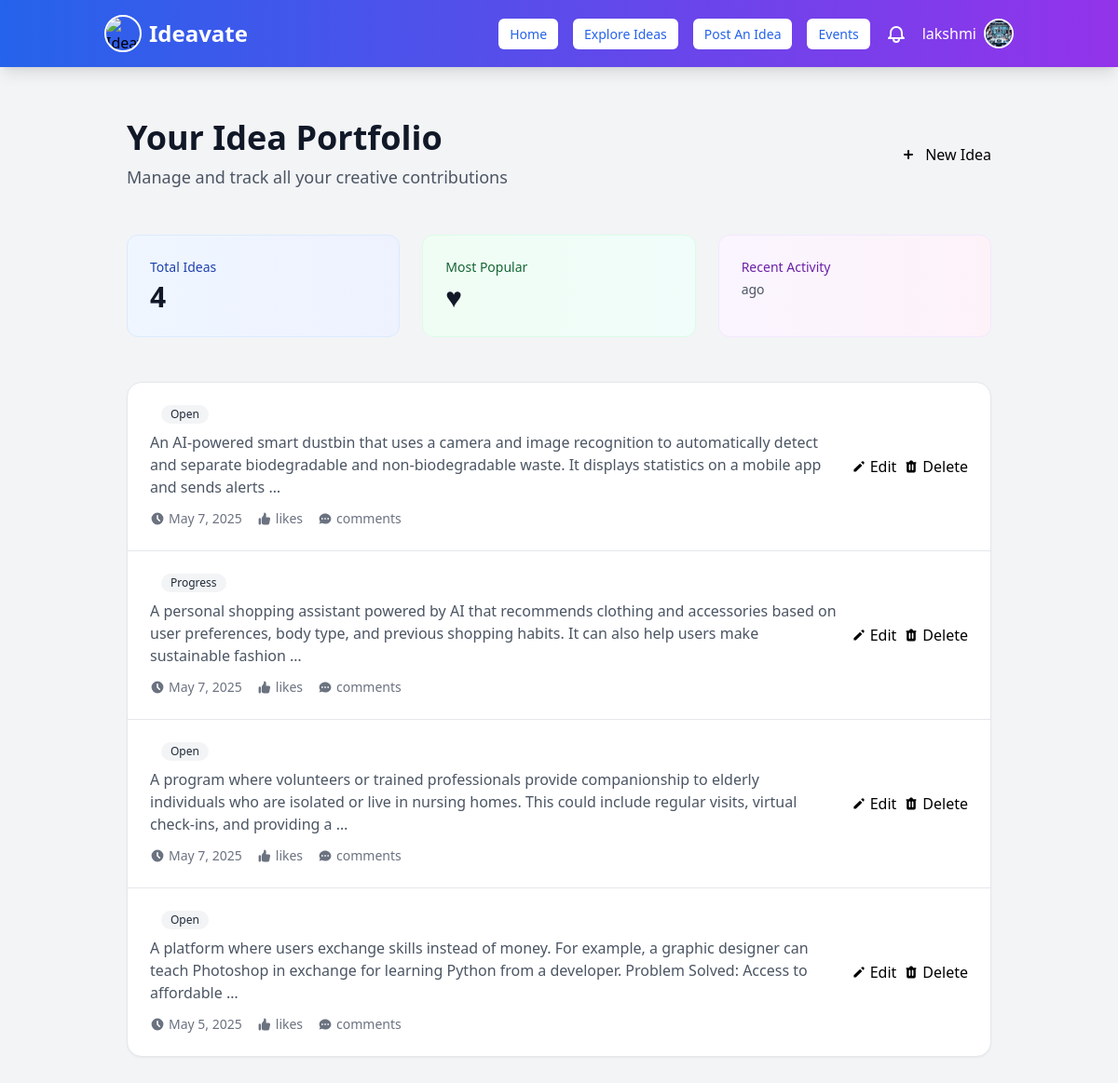
Page /your-ideas/ (signed in) on the committed database.
### myapp/models.py (models this page shows, shortened)
class User(AbstractUser):
    is_user = models.BooleanField(default=False)
    is_organization = models.BooleanField(default=False)
    groups = models.ManyToManyField(Group, related_name="custom_user_groups", blank=True)
    user_permissions = models.ManyToManyField(Permission, related_name="custom_user_permissions", blank=True)

class UserProfile(models.Model):
    user = models.OneToOneField(User, on_delete=models.CASCADE, related_name="user_profile")
    profession = models.CharField(max_length=255, blank=True, null=True)  # Example: Entrepreneur, Developer
    expertise = models.CharField(max_length=255, blank=True, null=True)  # Example: AI, Marketing, FinTech
    bio = models.TextField(blank=True, null=True)  # Short user description
    profile_picture = models.ImageField(upload_to="profile_pics/", blank=True, null=True)
    class Meta:
        verbose_name = "User Profile"
        verbose_name_plural = "User Profiles"

class Idea(models.Model):
    user = models.ForeignKey(User, on_delete=models.CASCADE, related_name="ideas")
    idea_name = models.CharField(max_length=100)
    abstract = models.TextField(null=True, blank=True)
    description = models.TextField(blank=True)
    category = models.CharField(max_length=100, blank=True, null=True)  # Example: Tech, Health, AI
    funding_goal = models.DecimalField(max_digits=10, decimal_places=2, null=True, blank=True)
    estimated_investment = models.DecimalField(max_digits=10, decimal_places=2, null=True, blank=True)
    collaboration = models.BooleanField(default=False)
    status = models.CharField(
        max_length=20,
        choices=[("open", "Open for Investment"), ("progress", "In Progress"), ("completed", "Completed")],
        default="open"
    )
    is_paid = models.BooleanField(default=False, help_text="Check if you want others to pay to view this idea.")
    price = models.DecimalField(
        max_digits=10,
        decimal_places=2,
        null=True,
        blank=True,
        validators=[MinValueValidator(0.0)],
        help_text="Enter price only if the idea is paid."
    )
    paid_users = models.ManyToManyField(User, related_name='paid_ideas', blank=True)  # Removed extra closing parenthesis here
    created_at = models.DateTimeField(auto_now_add=True)  # Timestamp when idea is posted
    updated_at = models.DateTimeField(auto_now=True)  # Timestamp when idea is modified
    class Meta:
        verbose_name = "Idea"
        verbose_name_plural = "Ideas"
        ordering = ["-created_at"]  # Show newest ideas first

### myapp/views.py (the view)
# urls.py: path('your-ideas/', views.your_ideas_view, name='your_ideas'),
@login_required(login_url='signin')
def your_ideas_view(request):
    user_ideas = Idea.objects.filter(user=request.user).order_by('-created_at')  # or '-id'
    return render(request, 'your_ideas.html', {'ideas': user_ideas})

### myapp/context_processors.py (called while the page is built)
def notification_count(request):
    if request.user.is_authenticated:
        return {
            'unread_notification_count': Notification.objects.filter(
                recipient=request.user,
                is_read=False
            ).count()
        }
    return {}

### templates/your_ideas.html (shortened to what this page needs)
{% extends 'navbar.html' %}
{% load static %}
{% block content %}
<div class="max-w-6xl mx-auto px-4 sm:px-6 lg:px-8 py-12">
    <div class="flex flex-col md:flex-row justify-between items-start md:items-center mb-12 gap-6">
        <div>
            <h1 class="text-4xl font-bold text-gray-900 mb-2">Your Idea Portfolio</h1>
            <p class="text-lg text-gray-600">Manage and track all your creative contributions</p>
        </div>
        <a href="{% url 'post_idea' %}" class="btn-primary flex items-center gap-2">
            <svg xmlns="http://www.w3.org/2000/svg" class="h-5 w-5" viewBox="0 0 20 20" fill="currentColor">
                <path fill-rule="evenodd" d="M10 5a1 1 0 011 1v3h3a1 1 0 110 2h-3v3a1 1 0 11-2 0v-3H6a1 1 0 110-2h3V6a1 1 0 011-1z" clip-rule="evenodd" />
            </svg>
            New Idea
        </a>
    </div>
    <div class="grid grid-cols-1 md:grid-cols-3 gap-6 mb-12">
        <div class="bg-gradient-to-r from-blue-50 to-indigo-50 rounded-xl p-6 border border-blue-100">
            <h3 class="text-sm font-medium text-blue-800 mb-1">Total Ideas</h3>
            <p class="text-3xl font-bold text-gray-900">{{ ideas.count }}</p>
        </div>
        <div class="bg-gradient-to-r from-green-50 to-teal-50 rounded-xl p-6 border border-green-100">
            <h3 class="text-sm font-medium text-green-800 mb-1">Most Popular</h3>
            <p class="text-3xl font-bold text-gray-900">{{ most_liked_idea.likes_count }} ♥</p>
        </div>
        <div class="bg-gradient-to-r from-purple-50 to-pink-50 rounded-xl p-6 border border-purple-100">
            <h3 class="text-sm font-medium text-purple-800 mb-1">Recent Activity</h3>
            <p class="text-sm text-gray-600">{{ recent_activity|timesince }} ago</p>
        </div>
    </div>
    <div class="bg-white rounded-2xl shadow-sm border border-gray-200 overflow-hidden">
        {% if ideas %}
        <div class="divide-y divide-gray-200">
            {% for idea in ideas %}
            <div class="p-6 hover:bg-gray-50 transition duration-150 ease-in-out">
                <div class="flex flex-col md:flex-row md:items-center justify-between gap-4">
                    <div class="flex-1 min-w-0">
                        <div class="flex items-center gap-3 mb-2">
                            <span class="px-2.5 py-0.5 rounded-full text-xs font-medium {% if idea.status == 'published' %}bg-green-100 text-green-800{% elif idea.status == 'draft' %}bg-yellow-100 text-yellow-800{% else %}bg-gray-100 text-gray-800{% endif %}">
                                {{ idea.status|title }}
                            </span>
                        </div>
                        <p class="text-gray-600 mb-3">{{ idea.description|truncatewords:30 }}</p>
                        <div class="flex flex-wrap items-center gap-4 text-sm text-gray-500">
                            <div class="flex items-center gap-1">
                                <svg xmlns="http://www.w3.org/2000/svg" class="h-4 w-4" viewBox="0 0 20 20" fill="currentColor">
                                    <path fill-rule="evenodd" d="M10 18a8 8 0 100-16 8 8 0 000 16zm1-12a1 1 0 10-2 0v4a1 1 0 00.293.707l2.828 2.829a1 1 0 101.415-1.415L11 9.586V6z" clip-rule="evenodd" />
                                </svg>
                                {{ idea.created_at|date:"M j, Y" }}
                            </div>
                            <div class="flex items-center gap-1">
                                {{ idea.likes_count }} likes
                            </div>
                            <div class="flex items-center gap-1">
                                {{ idea.comments_count }} comments
                            </div>
                        </div>
                    </div>
                    <div class="flex flex-col sm:flex-row md:flex-col lg:flex-row gap-2 shrink-0">
                        <a href="{% url 'edit_idea' idea.id %}" class="btn-outline flex items-center gap-1">
                            <svg xmlns="http://www.w3.org/2000/svg" class="h-4 w-4" viewBox="0 0 20 20" fill="currentColor">
                                <path d="M13.586 3.586a2 2 0 112.828 2.828l-.793.793-2.828-2.828.793-.793zM11.379 5.793L3 14.172V17h2.828l8.38-8.379-2.83-2.828z" />
                            </svg>
                            Edit
                        </a>
                        <form method="POST" action="{% url 'delete_idea' idea.id %}" onsubmit="return confirm('This will permanently delete your idea. Continue?');">
                            <button type="submit" class="btn-danger flex items-center gap-1">
                                Delete
                            </button>
                        </form>
                    </div>
                </div>
            </div>
            {% endfor %}
        </div>
        {% endif %}
    </div>
</div>
{% endblock %}

### templates/navbar.html (shortened to what this page needs)
{% load static %}
<!DOCTYPE html>
<html lang="en">
<head>
  <script src="https://cdn.tailwindcss.com"></script>
</head>
<body class="bg-gray-100">
  <nav class="bg-gradient-to-r from-blue-600 to-purple-600 shadow-lg py-4 fixed w-full top-0 z-50">
    <div class="container mx-auto flex flex-wrap justify-between items-center px-6">
      <div class="flex items-center space-x-2">
        <img class="h-10 w-10 rounded-full border-2 border-white object-cover"
             src="https://media.istockphoto.com/id/1249851975/vector/business-thinking-creative-idea-vector-icon.jpg?s=612x612&w=0&k=20&c=cGoCnwbi7K9W0K0tqrPzbevhmY63EgKk7a1obYQx4v4="
             alt="Ideavate Logo">
        <a href="{% url 'home' %}" class="text-white text-2xl font-bold hover:opacity-90 transition">Ideavate</a>
      </div>
      <div id="nav-links" class="w-full md:flex md:items-center md:w-auto hidden">
        <div class="flex flex-col md:flex-row md:space-x-4 w-full md:w-auto items-center">
          {% if user.is_authenticated %}
            {% if user.is_superuser %}
              <a href="{% url 'admin_dashboard' %}" class="nav-button">Admin Dashboard</a>
            {% else %}
              {% if user.is_user %}
                <a href="{% url 'home' %}" class="nav-button">Home</a>
                <a href="{% url 'idea_list' %}" class="nav-button">Explore Ideas</a>
                <a href="{% url 'post_idea' %}" class="nav-button">Post An Idea</a>
                <a href="{% url 'events' %}" class="nav-button">Events</a>
              {% elif user.is_organization %}
                <a href="{% url 'home' %}" class="nav-button">Home</a>
                <a href="{% url 'idea_list' %}" class="nav-button">Explore Ideas</a>
                <a href="{% url 'events' %}" class="nav-button">Events</a>
                <a href="{% url 'post_event' %}" class="nav-button">Post Events</a>
              {% endif %}
              <div class="relative">
                <a href="{% url 'notifications' %}" class="text-white hover:text-blue-300 flex items-center">
                </a>
              </div>
              <div class="relative flex items-center space-x-2 ml-2">
                <span class="text-white font-medium">{{ user.username }}</span>
                <button onclick="toggleDropdown(event)" class="focus:outline-none">
                  {% if user.is_user and user.user_profile.profile_picture %}
                    <img
                      src="{{ user.user_profile.profile_picture.url }}"
                      alt="Profile"
                      class="h-8 w-8 rounded-full border-2 border-white object-cover"
                    />
                  {% elif user.is_organization and user.organization_profile.profile_picture %}
                    <img
                      src="{{ user.organization_profile.profile_picture.url }}"
                      alt="Company"
                      class="h-8 w-8 rounded-full border-2 border-white object-cover"
                    />
                  {% else %}
                    <img
                      src="{% static 'images/default-profile.png' %}"
                      alt="Default"
                      class="h-8 w-8 rounded-full border-2 border-white object-cover"
                    />
                  {% endif %}
                </button>
              </div>
            {% endif %}
          {% else %}
            <a href="{% url 'signin' %}" class="nav-button">Sign In</a>
            <a href="{% url 'signup' %}" class="nav-button">Sign Up</a>
          {% endif %}
        </div>
      </div>
    </div>
  </nav>
  <div class="container mx-auto px-4 py-20">
    {% block content %}{% endblock %}
  </div>
</body>
</html>

### templates/your_ideas.html (style rules this page uses)
.btn-primary { @apply px-4 py-2 bg-blue-600 text-white rounded-lg hover:bg-blue-700 transition-colors text-sm font-medium inline-flex items-center; }
.btn-outline { @apply px-4 py-2 border border-gray-300 rounded-lg hover:bg-gray-50 transition-colors text-sm font-medium inline-flex items-center; }
.btn-danger { @apply px-4 py-2 bg-red-50 text-red-600 border border-red-100 rounded-lg hover:bg-red-100 transition-colors text-sm font-medium inline-flex items-center; }

### templates/navbar.html (style rules this page uses)
.nav-button { padding: 6px 12px; font-size: 14px; background: white; color: #2563eb; font-weight: 500; border-radius: 6px; transition: background 0.3s ease-in-out; }

### rows in the picture
User: username "lakshmi", user_profile.profile_picture (picture)
Idea: status "Open", description "An AI-powered smart dustbin that uses a camera and image recognition to automatically detect and separate biodegradable and non-biodegradable waste. It displays statistics on a mobile app and sends alerts …", created_at "May 7, 2025"
Idea: status "Progress", description "A personal shopping assistant powered by AI that recommends clothing and accessories based on user preferences, body type, and previous shopping habits. It can also help users make sustainable fashion …", created_at "May 7, 2025"
Idea: status "Open", description "A program where volunteers or trained professionals provide companionship to elderly individuals who are isolated or live in nursing homes. This could include regular visits, virtual check-ins, and providing a …", created_at "May 7, 2025"
Idea: status "Open", description "A platform where users exchange skills instead of money. For example, a graphic designer can teach Photoshop in exchange for learning Python from a developer. Problem Solved: Access to affordable …", created_at "May 5, 2025"

### other values in the picture
{{ ideas.count }} "4"
